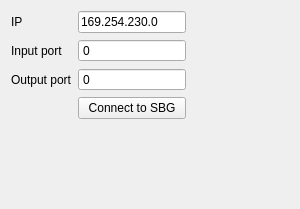
<?xml version="1.0" encoding="UTF-8"?>
<ui version="4.0">
 <class>SbgConnection</class>
 <widget class="QWidget" name="SbgConnection">
  <property name="geometry">
   <rect>
    <x>0</x>
    <y>0</y>
    <width>300</width>
    <height>209</height>
   </rect>
  </property>
  <property name="windowTitle">
   <string>Form</string>
  </property>
  <layout class="QGridLayout" name="gridLayout" rowstretch="0,1" columnstretch="0,1">
   <item row="0" column="0">
    <layout class="QFormLayout" name="formLayout">
     <item row="0" column="0">
      <widget class="QLabel" name="iPLabel">
       <property name="text">
        <string>IP</string>
       </property>
      </widget>
     </item>
     <item row="0" column="1">
      <widget class="QLineEdit" name="iPLineEdit">
       <property name="inputMask">
        <string/>
       </property>
       <property name="text">
        <string>169.254.230.0</string>
       </property>
      </widget>
     </item>
     <item row="1" column="0">
      <widget class="QLabel" name="inputPortLabel">
       <property name="text">
        <string>Input port</string>
       </property>
      </widget>
     </item>
     <item row="2" column="0">
      <widget class="QLabel" name="outputPortLabel">
       <property name="text">
        <string>Output port</string>
       </property>
      </widget>
     </item>
     <item row="2" column="1">
      <widget class="QSpinBox" name="outputPortSpinBox">
       <property name="buttonSymbols">
        <enum>QAbstractSpinBox::NoButtons</enum>
       </property>
       <property name="maximum">
        <number>65535</number>
       </property>
       <property name="value">
        <number>0</number>
       </property>
      </widget>
     </item>
     <item row="3" column="1">
      <widget class="QPushButton" name="pushButton_connectToSbg">
       <property name="text">
        <string>Connect to SBG</string>
       </property>
       <property name="checkable">
        <bool>true</bool>
       </property>
      </widget>
     </item>
     <item row="1" column="1">
      <widget class="QSpinBox" name="inputPortSpinBox">
       <property name="buttonSymbols">
        <enum>QAbstractSpinBox::NoButtons</enum>
       </property>
       <property name="maximum">
        <number>65535</number>
       </property>
       <property name="value">
        <number>0</number>
       </property>
      </widget>
     </item>
    </layout>
   </item>
   <item row="0" column="1">
    <spacer name="horizontalSpacer">
     <property name="orientation">
      <enum>Qt::Horizontal</enum>
     </property>
     <property name="sizeHint" stdset="0">
      <size>
       <width>40</width>
       <height>20</height>
      </size>
     </property>
    </spacer>
   </item>
   <item row="1" column="0">
    <spacer name="verticalSpacer">
     <property name="orientation">
      <enum>Qt::Vertical</enum>
     </property>
     <property name="sizeHint" stdset="0">
      <size>
       <width>20</width>
       <height>40</height>
      </size>
     </property>
    </spacer>
   </item>
  </layout>
 </widget>
 <resources/>
 <connections/>
</ui>
